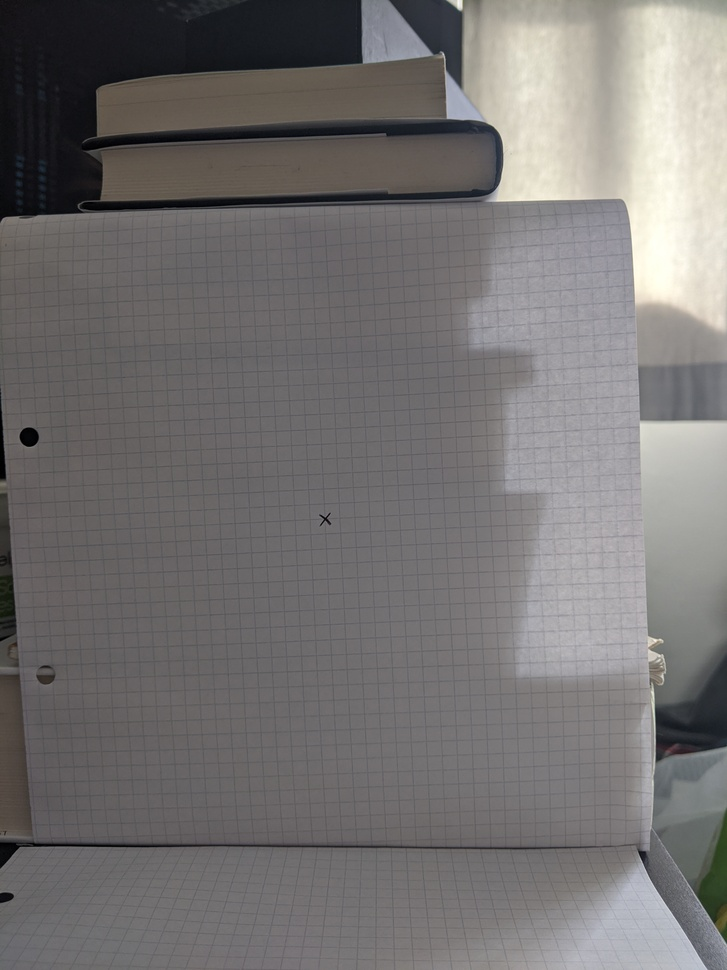
#> input picture Photos/IMG_20200701_171940.jpg, 727 x 970 px, shrunk from 3024 x 4032 before the run
$ python -i feature_detection.py   (imports and definitions only)
#> lines starting #> are read from the running program, lines starting #| are printed output that depends on the picture
# -*- coding: utf-8 -*-
"""
Created on Wed Jul  1 17:40:45 2020

@author: Jack
"""

import numpy as np
from PIL import Image
import matplotlib.pyplot as plt
from scipy import signal
import scipy.ndimage.filters as filters
import time

# Sobel kernels
#------------------------------------------------------------------------------
d_dx = np.array([[ -1,  0,  1],
                 [ -2,  0,  2],
                 [ -1,  0,  1]])

d_dy = np.array([[ -1, -2, -1],
                 [  0,  0,  0],
                 [  1,  2,  1]])

d_dxx = np.array([[  1,  0, -2,  0,  1],
                  [  4,  0, -8,  0,  4],
                  [  6,  0,-12,  0,  6],
                  [  1,  0, -2,  0,  1],
                  [  4,  0, -8,  0,  4]])

d_dyy = np.array([[  1,  4,  6,  4,  1],
                  [  0,  0,  0,  0,  0],
                  [ -2, -8,-12, -8, -2],
                  [  0,  0,  0,  0,  0],
                  [  1,  4,  6,  4,  1]])

d_dxy = np.array([[ -1, -2,  0,  2,  1],
                  [ -2, -4,  0,  4,  2],
                  [  0,  0,  0,  0,  0],
                  [  2,  4,  0, -4, -2],
                  [  1,  2,  0, -2,  1]])


# laplace
l_xy = np.array([[ -1, -1, -1],
                 [ -1,  8, -1],
                 [ -1, -1, -1]])


# Finding common features
#------------------------------------------------------------------------------
def get_corners_fast(image, plot_Harris_response = False, dist_to_edge_threshold = -1):
#> called with plot_Harris_response = False, dist_to_edge_threshold = -1
    d = 8
    k = 0.04
    if dist_to_edge_threshold == -1:
        dist_to_edge_threshold = d

    # Contruct the aperture to convolve with the gradients for the structure tensor
    aperture = np.outer(signal.gaussian(d, d/2), signal.gaussian(d, d/2))

#    t0 = time.time()

    # Get image gradients (small kernels prefer convolve2d)
    I_dx = signal.convolve2d(image, d_dx, mode='same')
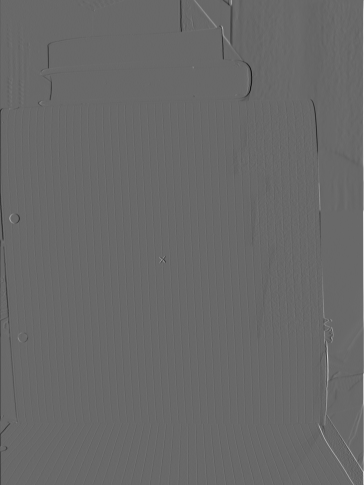
#> I_dx: shape (970, 727) int64 (shown at 1/2 size); min -644, max 920, mean -0.5; drawn with min black and max white
    I_dy = signal.convolve2d(image, d_dy, mode='same')
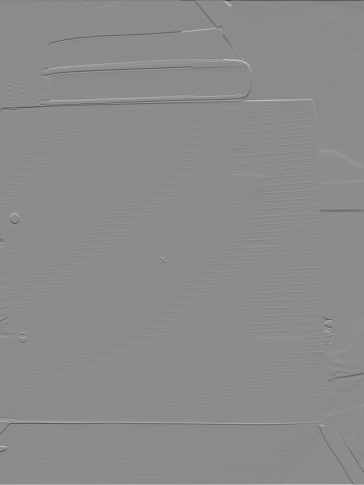
#> I_dy: shape (970, 727) int64 (shown at 1/2 size); min -945, max 780, mean -0.2; drawn with min black and max white

    # Compute squares of gradients
    I_xx = np.square(I_dx)
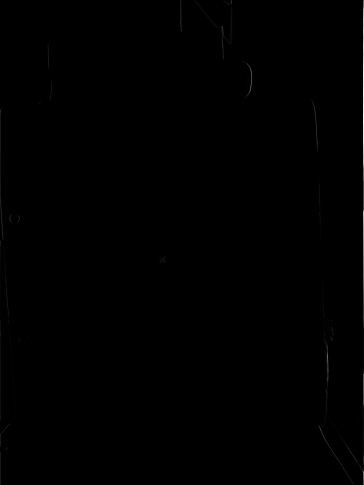
#> I_xx: shape (970, 727) int64 (shown at 1/2 size); min 0, max 846400, mean 1306; drawn with min black and max white
    I_yy = np.square(I_dy)
    I_xy = np.multiply(I_dx, I_dy)

#    t1 = time.time()

    # Structure tensor elements can be found by convolving
    #  squared gradients with aperture function
    A_11 = signal.fftconvolve(I_xx, aperture, mode='same')
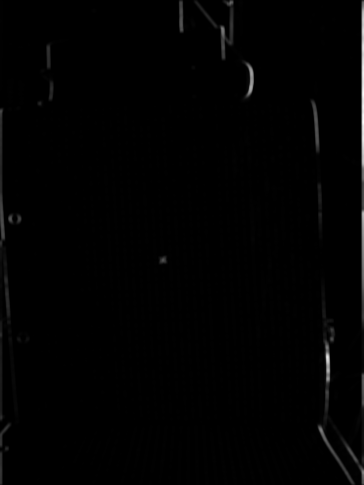
#> A_11: shape (970, 727) float64 (shown at 1/2 size); min 4.71, max 5715230.5, mean 46585.2; drawn with min black and max white
    A_12 = signal.fftconvolve(I_xy, aperture, mode='same')
    A_22 = signal.fftconvolve(I_yy, aperture, mode='same')
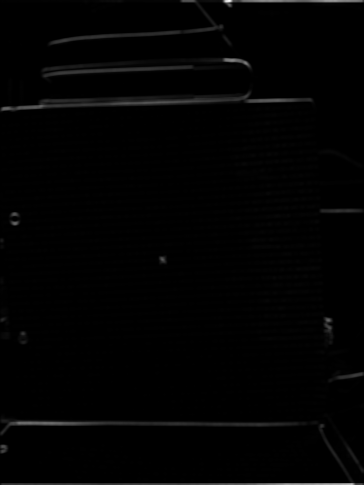
#> A_22: shape (970, 727) float64 (shown at 1/2 size); min 2.17, max 5319988.7, mean 60421.3; drawn with min black and max white

#    t2 = time.time()

    # Compute harris response
    detM = np.multiply(A_11, A_22) - np.square(A_12)
    trM = np.add(A_11, A_12)
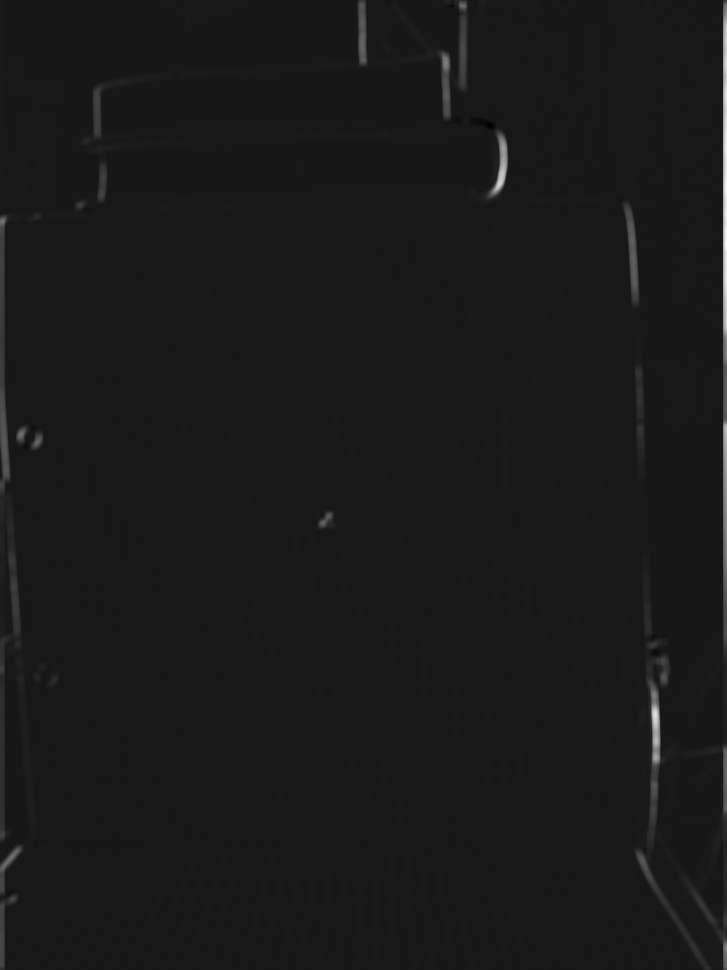
#> trM: shape (970, 727) float64; min -588715.4, max 5731293.3, mean 45038.7; drawn with min black and max white
    M = detM - k * np.square(trM)
    M = np.subtract(M, np.min(M))
    M = np.divide(M, np.max(M))


    # Find the local maxima
    max_values = filters.maximum_filter(M, d)
    rows, cols = np.where(M == max_values)
#> rows = 3221 values from 2 to 968; cols = 3221 values, max 725 at index 3110, min 0 at index 1353, mean 360.5

#    t3 = time.time()

    # Find intensity of peaks
    #  and filter low intensity points
    M_intensity = signal.convolve2d(M, l_xy, mode='same')
    avg = np.average(M_intensity)
#> avg = 0.002
    high_contrast_points = np.where(M_intensity[rows, cols] > 2*avg)
    rows = [rows[i] for i in high_contrast_points][0]
#> rows = 150 values from 2 to 968
    cols = [cols[i] for i in high_contrast_points][0]
#> cols = 150 values, max 725 at index 133, min 0 at index 70, mean 426.4

#    t4 = time.time()

    # Filter out points on the edge
    r_max, c_max = np.shape(image)
    dist_to_edge = np.array([np.min([rows[i],
                                     cols[i],
                                     r_max - rows[i],
                                     c_max - cols[i]]) \
                             for i in range(len(rows))])
#> dist_to_edge = 150 values, max 325 at index 83, min 0 at index 70, mean 47.37
    rows = rows[np.where(dist_to_edge - 1 > dist_to_edge_threshold)]
#> rows = 86 values from 28 to 956
    cols = cols[np.where(dist_to_edge - 1 > dist_to_edge_threshold)]
#> cols = 86 values, max 714 at index 83, min 11 at index 48, mean 431.8

#    t5 = time.time()
#
#    print("Image Gradients " + str(t1 - t0),
#          "\nConvolutions" + str(t2 - t1),
#          "\nHarris Response" + str(t3 - t2),
#          "\nFilter by laplace" + str(t4 - t3),
#          "\nFilter edge points" + str(t5 - t4) + "\n")

    # Plot the harris response graph if desired
    if plot_Harris_response:
        plt.contourf(M_intensity, 50)
        plt.colorbar()
        plt.axis('equal')
        plt.show()

    # Return best points
    return np.array(list(zip(rows, cols)))

>>> import cv2
>>> picture = cv2.imread('../../Photos/IMG_20200701_171940.jpg', cv2.IMREAD_GRAYSCALE)
>>> result = get_corners_fast(picture)
#> result = 86 pairs, first value 28 to 956, second value 11 to 714

$ run again, on Photos/IMG_20200701_171949.jpg
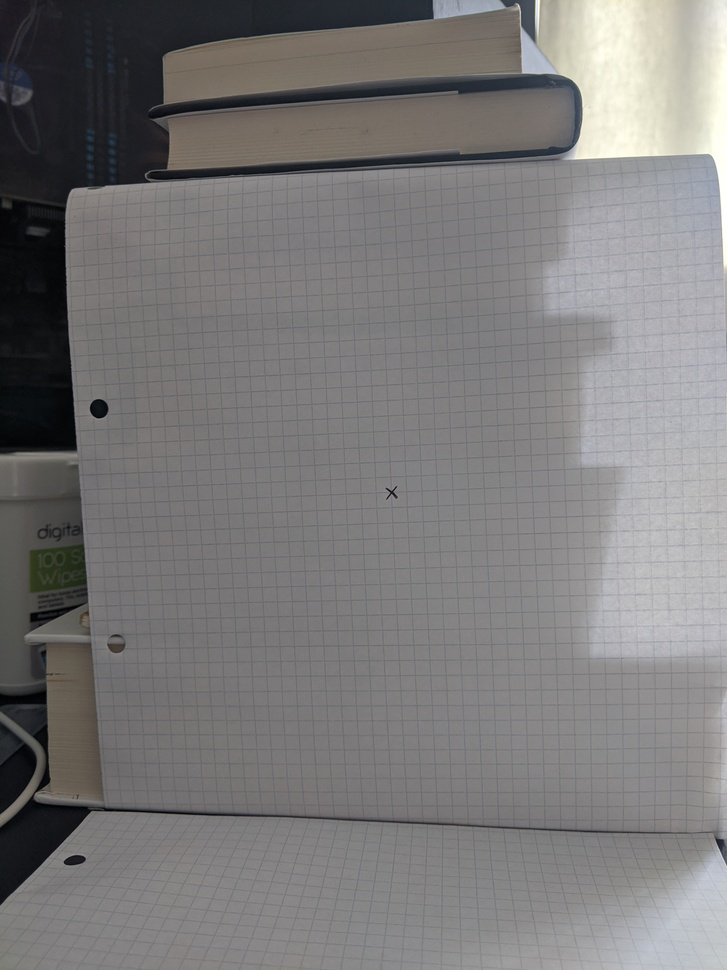
#> input picture Photos/IMG_20200701_171949.jpg, 727 x 970 px, shrunk from 3024 x 4032 before the run
#> in get_corners_fast, `I_dy = signal.convolve2d(image, d_dy, mode='same')`:
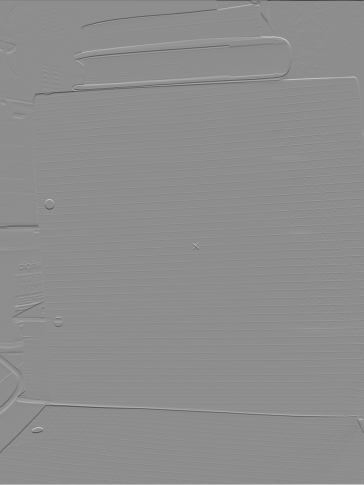
#> I_dy: shape (970, 727) int64 (shown at 1/2 size); min -968, max 772, mean -0.2; drawn with min black and max white
#> in get_corners_fast, `trM = np.add(A_11, A_12)`:
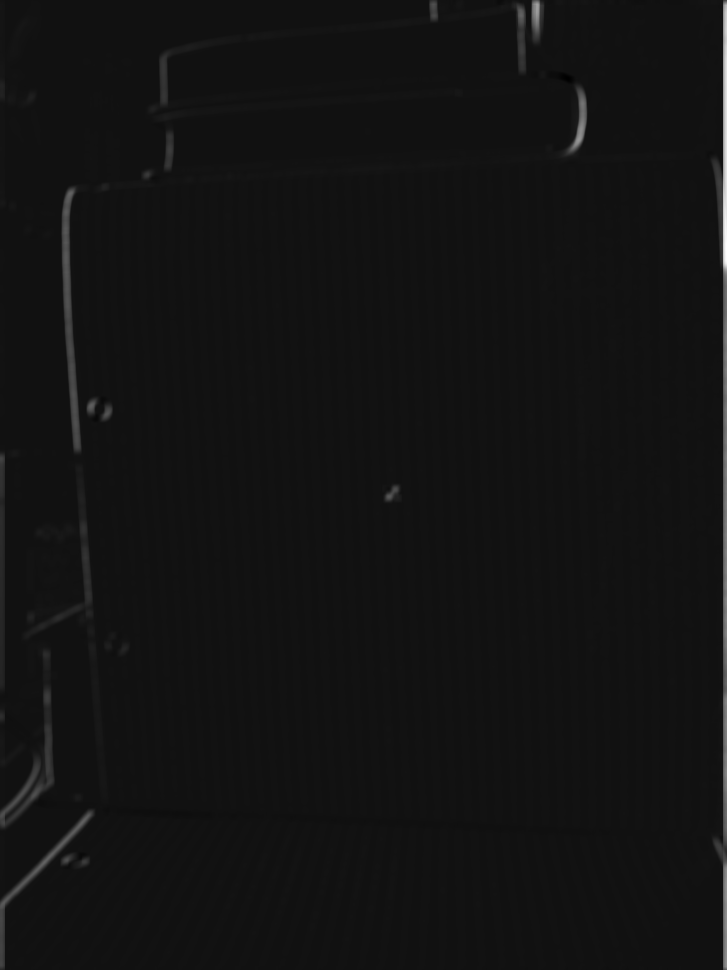
#> trM: shape (970, 727) float64; min -592142, max 7980578, mean 59619.4; drawn with min black and max white
#> in get_corners_fast, `rows, cols = np.where(M == max_values)`: rows = 3103 values from 1 to 968; cols = 3103 values, max 725 at index 2688, min 1 at index 2879, mean 361.7
#> avg = 0.00184
#> in get_corners_fast, `rows = [rows[i] for i in high_contrast_points][0]`: rows = 120 values from 2 to 967
#> in get_corners_fast, `cols = [cols[i] for i in high_contrast_points][0]`: cols = 120 values, max 725 at index 106, min 1 at index 109, mean 333.3
#> dist_to_edge = 120 values, max 335 at index 63, min 1 at index 109, mean 46.99
#> in get_corners_fast, `rows = rows[np.where(dist_to_edge - 1 > dist_to_edge_threshold)]`: rows = 69 values from 17 to 862
#> in get_corners_fast, `cols = cols[np.where(dist_to_edge - 1 > dist_to_edge_threshold)]`: cols = 69 values, max 717 at index 24, min 33 at index 53, mean 192
#> result = 69 pairs, first value 17 to 862, second value 33 to 717

$ run again, on Photos/IMG_20200701_171954.jpg
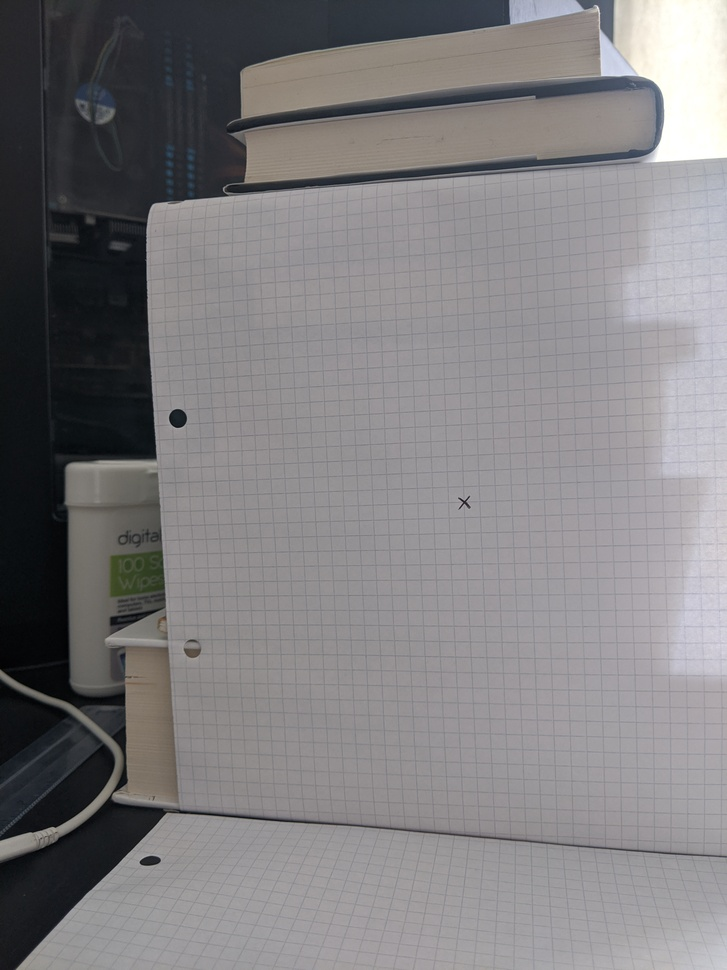
#> input picture Photos/IMG_20200701_171954.jpg, 727 x 970 px, shrunk from 3024 x 4032 before the run
#> in get_corners_fast, `A_12 = signal.fftconvolve(I_xy, aperture, mode='same')`:
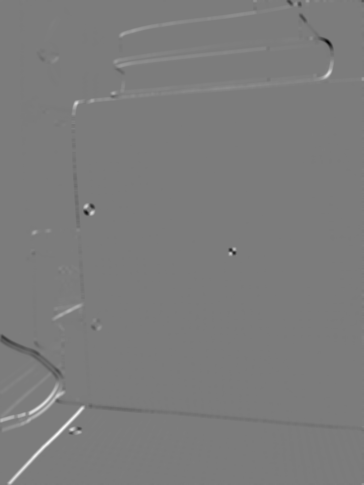
#> A_12: shape (970, 727) float64 (shown at 1/2 size); min -1625051.5, max 1712320.2, mean 6019.7; drawn with min black and max white
#> in get_corners_fast, `trM = np.add(A_11, A_12)`:
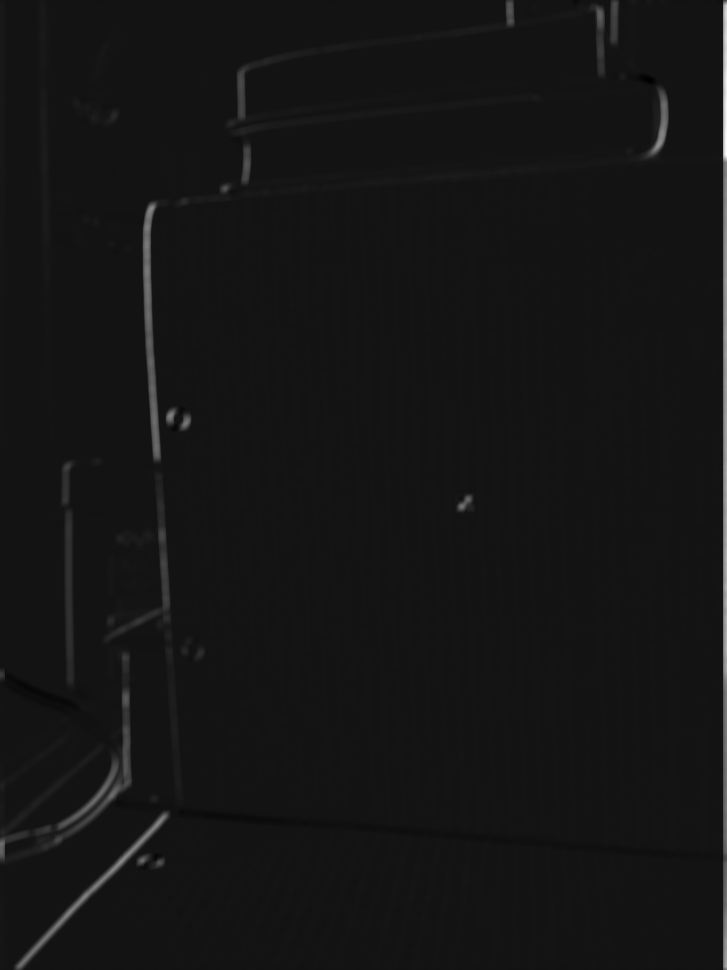
#> trM: shape (970, 727) float64; min -567139, max 7025569.5, mean 65672.7; drawn with min black and max white
#> in get_corners_fast, `rows, cols = np.where(M == max_values)`: rows = 3107 values from 1 to 968; cols = 3107 values, max 724 at index 38, min 2 at index 1834, mean 352.9
#> avg = 0.00151
#> in get_corners_fast, `rows = [rows[i] for i in high_contrast_points][0]`: rows = 166 values from 2 to 968
#> in get_corners_fast, `cols = [cols[i] for i in high_contrast_points][0]`: cols = 166 values, max 724 at index 5, min 3 at index 103, mean 333.7
#> dist_to_edge = 166 values, max 263 at index 79, min 2 at index 0, mean 88.93
#> in get_corners_fast, `rows = rows[np.where(dist_to_edge - 1 > dist_to_edge_threshold)]`: rows = 115 values from 22 to 889
#> in get_corners_fast, `cols = cols[np.where(dist_to_edge - 1 > dist_to_edge_threshold)]`: cols = 115 values, max 670 at index 110, min 34 at index 104, mean 222.2
#> result = 115 pairs, first value 22 to 889, second value 34 to 670
